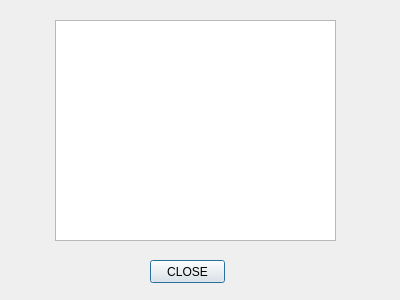
<?xml version="1.0" encoding="UTF-8"?>
<ui version="4.0">
 <class>statistic</class>
 <widget class="QDialog" name="statistic">
  <property name="geometry">
   <rect>
    <x>0</x>
    <y>0</y>
    <width>400</width>
    <height>300</height>
   </rect>
  </property>
  <property name="windowTitle">
   <string>Dialog</string>
  </property>
  <widget class="QTableView" name="tableView">
   <property name="geometry">
    <rect>
     <x>55</x>
     <y>20</y>
     <width>281</width>
     <height>221</height>
    </rect>
   </property>
  </widget>
  <widget class="QPushButton" name="close">
   <property name="geometry">
    <rect>
     <x>150</x>
     <y>260</y>
     <width>75</width>
     <height>23</height>
    </rect>
   </property>
   <property name="text">
    <string>CLOSE</string>
   </property>
  </widget>
 </widget>
 <resources/>
 <connections/>
</ui>
